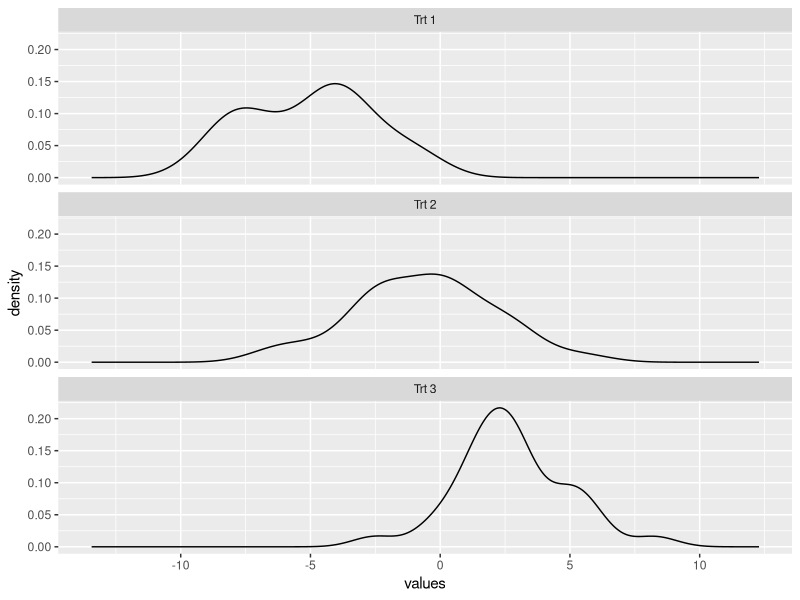
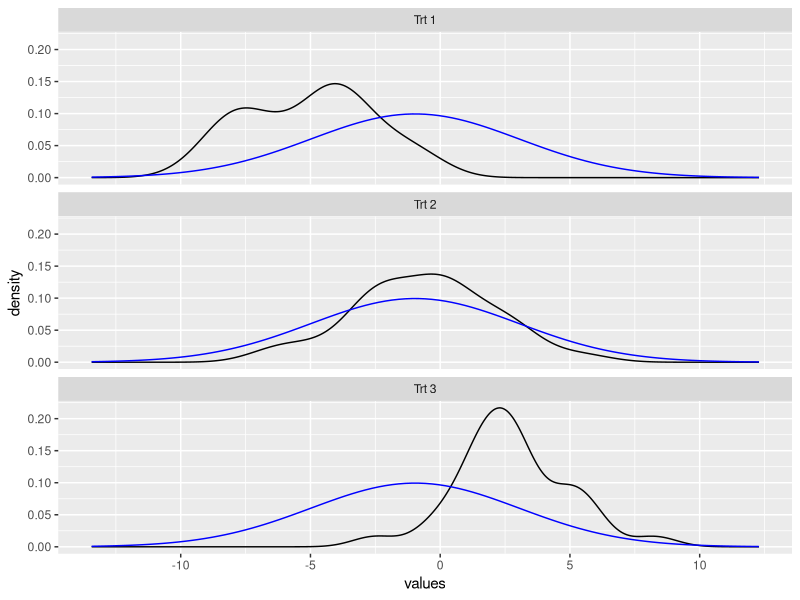
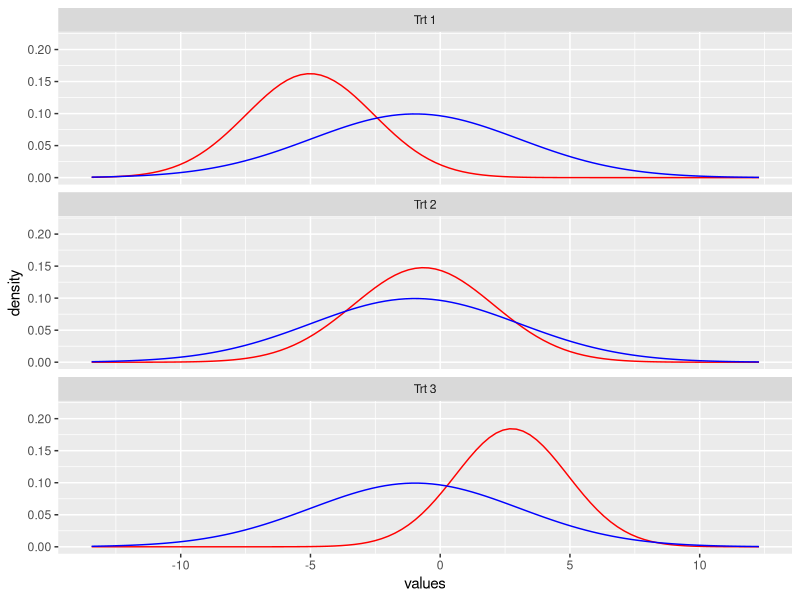

These figures' R source, in order: (Note: this script raises an error after producing the figures.)
# This file is for testing out a visualization on ANOVA

library(ggplot2)
library(plyr)

mu_1<--5
mu_2<-0
mu_3<-2.5

sd<-2.5

n<-90
n<-n/3

data<-rbind(data.frame(trt=rep('Trt 1',n),values=rnorm(n=n,mean=mu_1,sd=sd)),
            data.frame(trt=rep('Trt 2',n),values=rnorm(n=n,mean=mu_2,sd=sd)),
            data.frame(trt=rep('Trt 3',n),values=rnorm(n=n,mean=mu_3,sd=sd)))
data

# http://stackoverflow.com/questions/1376967/using-stat-function-and-facet-wrap-together-in-ggplot2-in-r
grid <- with(data, seq(min(values)-sd(values), max(values)+sd(values), length = 100))
normaldens <- ddply(data, "trt", function(df) {
  data.frame( 
    values = grid,
    density = dnorm(grid, mean(df$values), sd(df$values))
  )
})

## Plots
## Use color=NA to make things disappear
## This way you don't have to worry about fixing the scales and everything
# Plain data
ggplot(data=data, aes(values)) +
  geom_density() +
  geom_line(aes(y = density), data = normaldens, colour = NA) +
  stat_function(fun=dnorm, color=NA, args=list(mean=mean(data$values), sd=sd(data$values)))  +
  facet_wrap(~trt, ncol=1)

# Data with Null
ggplot(data=data, aes(values)) +
  geom_density() +
  geom_line(aes(y = density), data = normaldens, colour = NA) +
  stat_function(fun=dnorm, color="blue", args=list(mean=mean(data$values), sd=sd(data$values)))  +
  facet_wrap(~trt, ncol=1)

# Comparison
ggplot(data=data, aes(values)) +
  geom_density(color=NA) +
  geom_line(aes(y = density), data = normaldens, colour = "red") +
  stat_function(fun=dnorm, color="blue", args=list(mean=mean(data$values), sd=sd(data$values)))  +
  facet_wrap(~trt, ncol=1)

# Graphs are good
# Now, summary stats

aov(values ~ trt, data)

sum_of_squares<-function(data){
  sum( (data-mean(data))^2 )
}

sum((data$values-mean(data$values))^2)
sum_of_squares(data$values)


sse_1<-ddply(data, "trt", summarise, SSE=sum_of_squares(values))
sse<-sum(sse_1$SSE)

means<-ddply(data, "trt", summarise, values=mean(values))
sum_of_squares(means$values)



dt_trt<-nlevels(data$trt)-1
dt_e<-fds

# Backup, get this instead

trt1<-rnorm(30)
trt1<-(trt1-mean(trt1))/sd(trt1)
trt1<-trt1*2.5+5
trt2<-rnorm(30)
trt2<-(trt2-mean(trt2))/sd(trt2)
trt2<-trt2*2.5+0
trt3<-rnorm(30)
trt3<-(trt3-mean(trt3))/sd(trt3)
trt3<-trt3*2.5-5

data<-data.frame(trt=c(rep(1,30),rep(2,30),rep(3,30)),
                 values=c(trt1,trt2,trt3))
#data
aov(values ~ trt, data)
